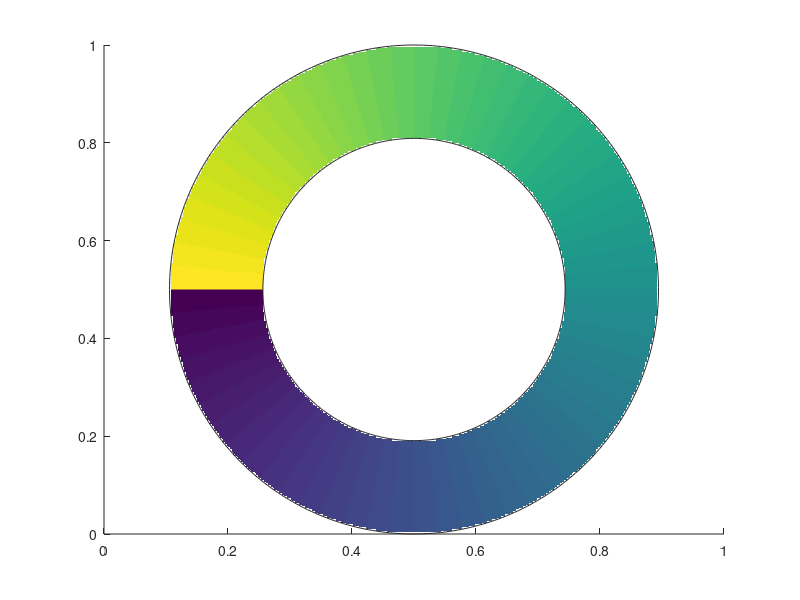

Recreate this plot in MATLAB. (Note: this script raises an error after producing the figure.)
function ax = phasebar(varargin) 
% phasebar places a circular donunt-shaped colorbar for phase 
% from -pi to pi or -180 degrees to 180 degrees. 
% 
%% Syntax
% 
%  phasebar
%  phasebar(...,'location',Location) 
%  phasebar(...,'size',Size) 
%  phasebar('deg') 
%  phasebar('rad') 
%  ax = phasebar(...) 
% 
%% Description 
% 
% phasebar places a donut-shaped colorbar on the current axes. 
%
% phasebar(...,'location',Location) specifies the corner (e.g., 'northeast' or 'ne') 
% of the current axes in which to place the phasebar. Default location is the upper-right or 'ne' 
% corner. 
%
% phasebar(...,'size',Size) specifies a size fraction of the current axes.  Default is 0.3. 
%
% phasebar('deg') plots labels at every 90 degrees. 
%
% phasebar('rad') plots labels at every pi/2 radians. 
%
% ax = phasebar(...) returns a handle ax of the axes in which the new axes are plotted. 
% 
%% Example
% 
% Z = 200*peaks(900); 
% Zw = phasewrap(Z,'degrees'); 
% imagesc(Zw) 
% phasemap(12)
% phasebar('location','se')
% 
%% Author Info
% This function was written by Chad A. Greene of the University of Texas 
% at Austin's Institute for Geophysics (UTIG), May 2016. 
% This function includes Kelly Kearney's plotboxpos function as a subfunction. 
% 
% See also colorbar and phasemap. 


%% Set Defaults: 

usedegrees = false; 
axsize = 0.3; 
location = 'northeast'; 

% Try to automatically determine if current displayed data exist and are in radians or degrees: 
if max(abs(caxis))>pi
   usedegrees = true;
else
   usedegrees = false; 
end

% If no data are already displayed use radians: 
if isequal(caxis,[0 1])
   usedegrees = false; 
end

%% Parse inputs: 

tmp = strncmpi(varargin,'location',3); 
if any(tmp) 
   location = varargin{find(tmp)+1}; 
end

tmp = strncmpi(varargin,'size',3); 
if any(tmp) 
   axsize = varargin{find(tmp)+1}; 
   assert(isscalar(axsize)==1,'Input error: axis size must be a scalar greater than zero and less than one.') 
   assert(axsize>0,'Input error: axis size must be a scalar greater than zero and less than one.') 
   assert(axsize<1,'Input error: axis size must be a scalar greater than zero and less than one.') 
end

if any(strncmpi(varargin,'radians',3)); 
   usedegrees = false; 
end

if any(strncmpi(varargin,'degrees',3)); 
   usedegrees = true; 
end

%% Starting settings: 

currentAx = gca; 
cm = colormap; 
pos = plotboxpos(currentAx); 
xcol = get(currentAx,'XColor'); 

% Delete old phasebar if it exists: 
try
   oldphasebar = findobj(gcf,'tag','phasebar'); 
   delete(oldphasebar); 
end

%% Created gridded surface: 

innerRadius = 10; 
outerRadius = innerRadius*1.618; 

[x,y] = meshgrid(linspace(-outerRadius,outerRadius,300));
[theta,rho] = cart2pol(x,y); 

% theta = rot90(-theta,3); 
theta(rho>outerRadius) = nan; 
theta(rho<innerRadius) = nan; 

if usedegrees
   theta = theta*180/pi; 
end

%% Plot surface: 

ax = axes; 
pcolor(x,y,theta)
shading interp 

hold on

% Plot a ring: 
[xc1,yc1] = pol2cart(linspace(-pi,pi,360),innerRadius); 
[xc2,yc2] = pol2cart(linspace(-pi,pi,360),outerRadius); 
plot(xc1,yc1,'-','color',xcol,'linewidth',.2); 
plot(xc2,yc2,'-','color',xcol,'linewidth',.2); 

axis image off
colormap(cm) 

if usedegrees
   caxis([-180 180]) 
else
   caxis([-pi pi]) 
end

%% Label: 

[xt,yt] = pol2cart((-1:2)*pi/2+pi/2,innerRadius); 

if usedegrees
   text(xt(1),yt(1),'0\circ','horiz','right','vert','middle'); 
   text(xt(2),yt(2),'90\circ','horiz','center','vert','top'); 
   text(xt(3),yt(3),'180\circ','horiz','left','vert','middle'); 
   text(xt(4),yt(4),'-90\circ','horiz','center','vert','bottom'); 
else
   text(xt(1),yt(1),'0','horiz','right','vert','middle'); 
   text(xt(2),yt(2),'\pi/2','horiz','center','vert','top'); 
   text(xt(3),yt(3),'\pi','horiz','left','vert','middle'); 
   text(xt(4),yt(4),'-\pi/2','horiz','center','vert','bottom'); 
end

%% Set position of colorwheel: 

switch lower(location)
   case {'ne','northeast'} 
      set(ax,'position',[pos(1)+(1-axsize)*pos(3) pos(2)+(1-axsize)*pos(4) axsize*pos(3) axsize*pos(4)]); 

   case {'se','southeast'} 
      set(ax,'position',[pos(1)+(1-axsize)*pos(3) pos(2) axsize*pos(3) axsize*pos(4)]); 
      
   case {'nw','northwest'} 
      set(ax,'position',[pos(1) pos(2)+(1-axsize)*pos(4) axsize*pos(3) axsize*pos(4)]); 
      
   case {'sw','southwest'} 
      set(ax,'position',[pos(1) pos(2) axsize*pos(3) axsize*pos(4)]); 
      
   otherwise
      error('Unrecognized axis location.') 
end
      
%% Clean up 

set(ax,'tag','phasebar')

% Make starting axes current again: 
axes(currentAx); 

uistack(ax,'top'); 

if nargout==0 
   clear ax
end

end




%% Kelly Kearney's plotboxpos: 

function pos = plotboxpos(h)
%PLOTBOXPOS Returns the position of the plotted axis region
%
% pos = plotboxpos(h)
%
% This function returns the position of the plotted region of an axis,
% which may differ from the actual axis position, depending on the axis
% limits, data aspect ratio, and plot box aspect ratio.  The position is
% returned in the same units as the those used to define the axis itself.
% This function can only be used for a 2D plot.  
%
% Input variables:
%
%   h:      axis handle of a 2D axis (if ommitted, current axis is used).
%
% Output variables:
%
%   pos:    four-element position vector, in same units as h

% Copyright 2010 Kelly Kearney

% Check input

if nargin < 1
    h = gca;
end

if ~ishandle(h)  ~strcmp(get(h,'type'), 'axes')
    error('Input must be an axis handle');
end

% Get position of axis in pixels

currunit = get(h, 'units');
set(h, 'units', 'pixels');
axisPos = get(h, 'Position');
set(h, 'Units', currunit);

% Calculate box position based axis limits and aspect ratios

darismanual  = strcmpi(get(h, 'DataAspectRatioMode'),    'manual');
pbarismanual = strcmpi(get(h, 'PlotBoxAspectRatioMode'), 'manual');

if ~darismanual && ~pbarismanual
    
    pos = axisPos;
    
else

    dx = diff(get(h, 'XLim'));
    dy = diff(get(h, 'YLim'));
    dar = get(h, 'DataAspectRatio');
    pbar = get(h, 'PlotBoxAspectRatio');

    limDarRatio = (dx/dar(1))/(dy/dar(2));
    pbarRatio = pbar(1)/pbar(2);
    axisRatio = axisPos(3)/axisPos(4);

    if darismanual
        if limDarRatio > axisRatio
            pos(1) = axisPos(1);
            pos(3) = axisPos(3);
            pos(4) = axisPos(3)/limDarRatio;
            pos(2) = (axisPos(4) - pos(4))/2 + axisPos(2);
        else
            pos(2) = axisPos(2);
            pos(4) = axisPos(4);
            pos(3) = axisPos(4) * limDarRatio;
            pos(1) = (axisPos(3) - pos(3))/2 + axisPos(1);
        end
    elseif pbarismanual
        if pbarRatio > axisRatio
            pos(1) = axisPos(1);
            pos(3) = axisPos(3);
            pos(4) = axisPos(3)/pbarRatio;
            pos(2) = (axisPos(4) - pos(4))/2 + axisPos(2);
        else
            pos(2) = axisPos(2);
            pos(4) = axisPos(4);
            pos(3) = axisPos(4) * pbarRatio;
            pos(1) = (axisPos(3) - pos(3))/2 + axisPos(1);
        end
    end
end

% Convert plot box position to the units used by the axis

temp = axes('Units', 'Pixels', 'Position', pos, 'Visible', 'off', 'parent', get(h, 'parent'));
set(temp, 'Units', currunit);
pos = get(temp, 'position');
delete(temp);

end

